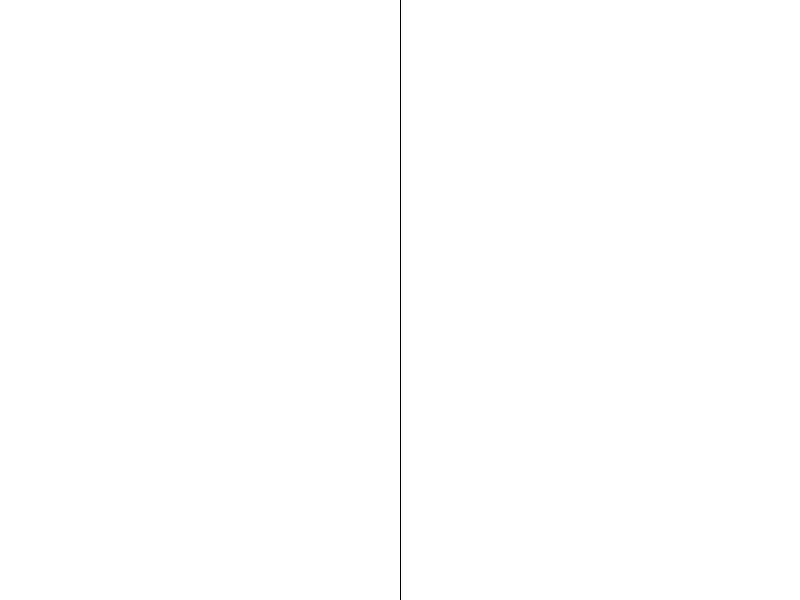
Frame 1 (no input)
Frame 60 (the mouse pressed at the canvas centre just before this capture): identical to frame 1, image omitted
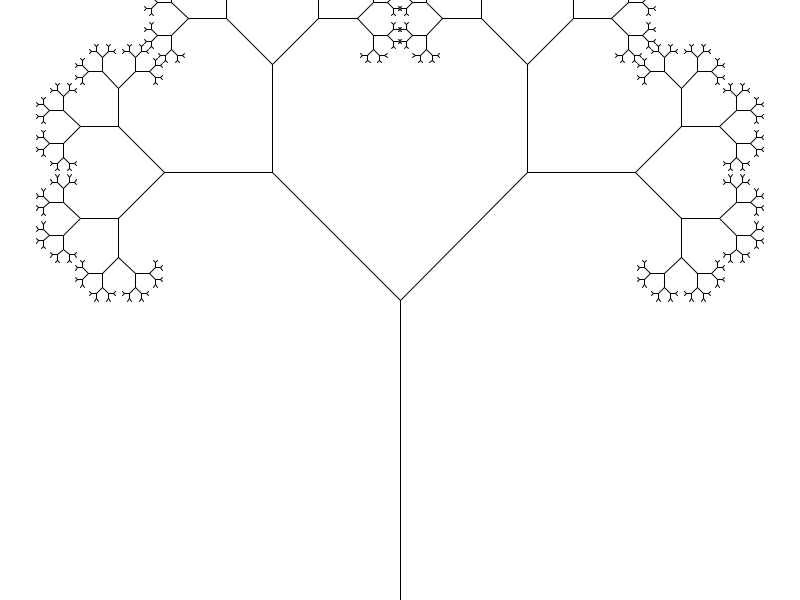
Frame 120 (the mouse held since frame 60 and released just before this capture)

The Processing sketch that drew these frames (run headless with seeded random() and noise(); from frame 60 on, the mouse is pressed at the canvas centre):

// Processing sketch: recursiveTreeImage
// ── recursiveTreeImage.pde
float theta;

void setup() {
  size(800, 600);
}

void draw() {
  background(255);
  float h = height-mouseY;
  float angle = map(mouseX, 0, width, 0, 90);
  theta = radians(angle);
  
  translate(width/2, height);
  line(0, 0, 0, -h);
  
  translate(0, -h);
  branch(h);
}

void branch(float h) {
  h *= 0.6;
  
  if (h > 2) {
    pushMatrix(); //saving the current translate/rotate amounts
      rotate(theta);
      line(0, 0, 0, -h);
      translate(0, -h);
      branch(h);
    popMatrix(); //reverting to the old translate/rotate amounts
    
    pushMatrix(); //saving the current translate/rotate amounts
      rotate(-theta);
      line(0, 0, 0, -h);
      translate(0, -h);
      branch(h);
    popMatrix(); //reverting to the old translate/rotate amounts
  }
}
